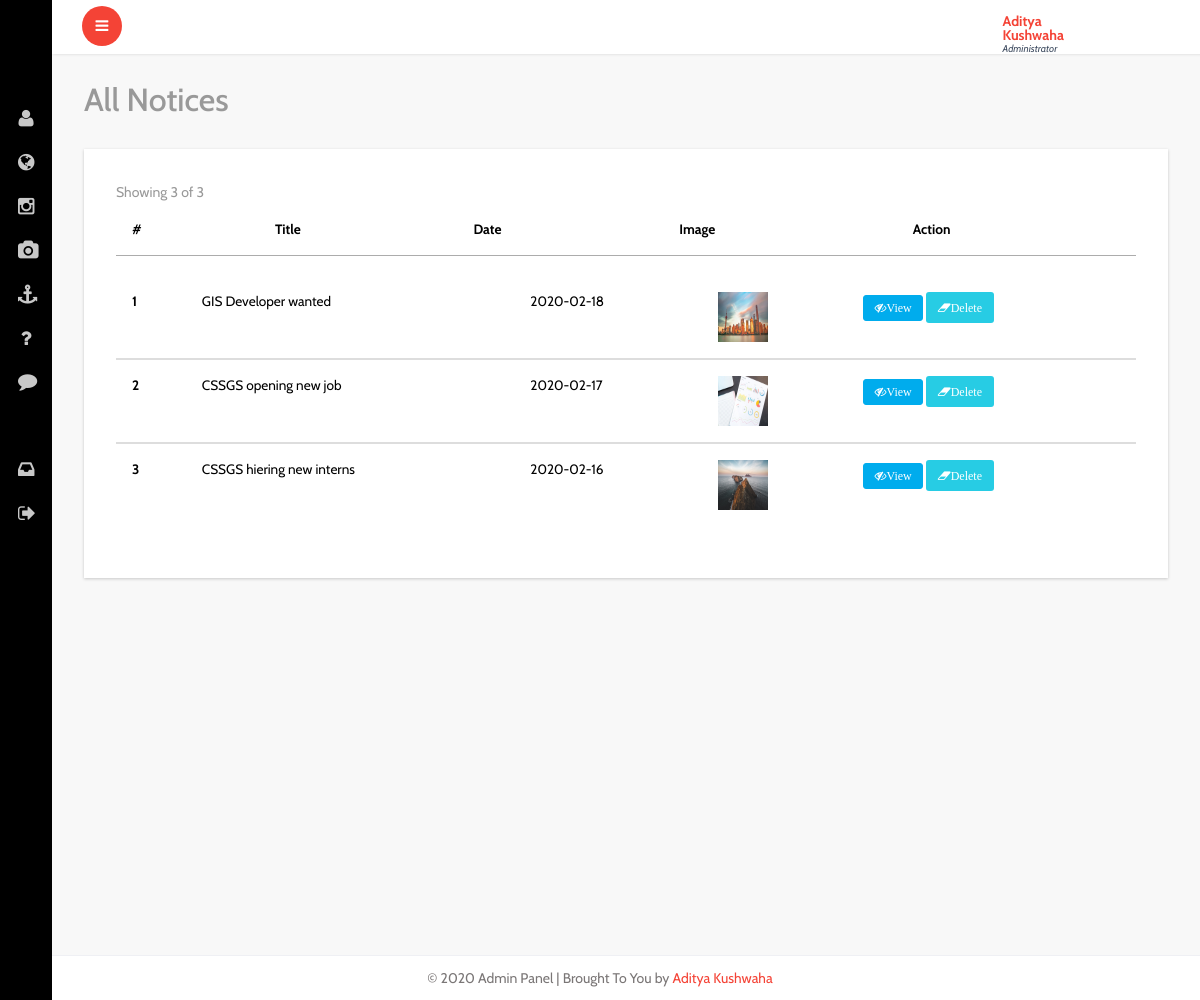
Page /admin/all-notices.php (signed in) on the committed database.
### tables this page shows
CREATE TABLE `notice` (
  `id` int(70) NOT NULL,
  `notice_title` varchar(200) NOT NULL,
  `notice_detail` varchar(5000) NOT NULL,
  `notice_link` varchar(500) DEFAULT NULL,
  `file` varchar(150) NOT NULL,
  `date` date NOT NULL
);

CREATE TABLE `settings` (
  `id` int(11) NOT NULL,
  `site_name` varchar(45) NOT NULL,
  `site_title` varchar(60) NOT NULL,
  `email` varchar(60) NOT NULL,
  `site_desc` varchar(350) NOT NULL,
  `site_keyword` varchar(250) NOT NULL,
  `google_code` varchar(1000) NOT NULL,
  `street` varchar(100) NOT NULL,
  `city` varchar(60) NOT NULL,
  `country` varchar(50) NOT NULL,
  `phone` varchar(15) NOT NULL,
  `facebook` varchar(45) NOT NULL,
  `twitter` varchar(34) NOT NULL,
  `linkedin` varchar(45) NOT NULL,
  `status` varchar(25) NOT NULL
);

### idiorm.php (called while the page is built, shortened)
<?php
    class ORM implements ArrayAccess {
        protected static $_default_config = array(
            'connection_string' => 'sqlite::memory:',
            'id_column' => 'id',
            'id_column_overrides' => array(),
            'error_mode' => PDO::ERRMODE_EXCEPTION,
            'username' => null,
            'password' => null,
            'driver_options' => null,
            'identifier_quote_character' => null,
            'limit_clause_style' => null,
            'logging' => false,
            'logger' => null,
            'caching' => false,
            'caching_auto_clear' => false,
            'return_result_sets' => false,
        );
        protected static $_config = array();
        protected static $_db = array();
        protected static $_last_statement = null;
        protected $_connection_name;
        protected $_table_name;
        protected $_values = array();
        protected $_result_columns = array('*');
        protected $_join_sources = array();
        protected $_order_by = array();
        protected $_group_by = array();
        public static function configure($key, $value = null, $connection_name = self::DEFAULT_CONNECTION) {
            if (is_array($key)) {
                foreach ($key as $conf_key => $conf_value) {
                    self::configure($conf_key, $conf_value, $connection_name);
                }
            } else {
                if (is_null($value)) {
                    $value = $key;
                    $key = 'connection_string';
                }
                self::$_config[$connection_name][$key] = $value;
            }
        }
        public static function for_table($table_name, $connection_name = self::DEFAULT_CONNECTION) {
            return new self($table_name, array(), $connection_name);
        }
        protected static function _setup_db_config($connection_name) {
            if (!array_key_exists($connection_name, self::$_config)) {
                self::$_config[$connection_name] = self::$_default_config;
            }
        }
        public static function set_db($db, $connection_name = self::DEFAULT_CONNECTION) {
            self::$_db[$connection_name] = $db;
        }
        protected static function _setup_identifier_quote_character($connection_name) {
            if (is_null(self::$_config[$connection_name]['identifier_quote_character'])) {
                self::$_config[$connection_name]['identifier_quote_character'] =
                    self::_detect_identifier_quote_character($connection_name);
            }
        }
        public static function _setup_limit_clause_style($connection_name) {
            if (is_null(self::$_config[$connection_name]['limit_clause_style'])) {
                self::$_config[$connection_name]['limit_clause_style'] =
                    self::_detect_limit_clause_style($connection_name);
            }
        }
        protected static function _detect_identifier_quote_character($connection_name) {
            switch(self::get_db($connection_name)->getAttribute(PDO::ATTR_DRIVER_NAME)) {
                case 'mysql':
                case 'sqlite':
                case 'sqlite2':
                default:
                    return '`';
            }
        }
        protected static function _detect_limit_clause_style($connection_name) {
            switch(self::get_db($connection_name)->getAttribute(PDO::ATTR_DRIVER_NAME)) {
                default:
                    return ORM::LIMIT_STYLE_LIMIT;
            }
        }
        public static function get_db($connection_name = self::DEFAULT_CONNECTION) {
            return self::$_db[$connection_name];
        }
        public static function get_last_statement() {
            return self::$_last_statement;
        }
        protected static function _execute($query, $parameters = array(), $connection_name = self::DEFAULT_CONNECTION) {
            $statement = self::get_db($connection_name)->prepare($query);
            self::$_last_statement = $statement;
            $time = microtime(true);
            $q = $statement->execute();
            return $q;
        }
        protected static function _log_query($query, $parameters, $connection_name, $query_time) {
            if (!self::$_config[$connection_name]['logging']) {
                return false;
            }
            return true;
        }
        protected function __construct($table_name, $data = array(), $connection_name = self::DEFAULT_CONNECTION) {
            $this->_table_name = $table_name;
            $this->_connection_name = $connection_name;
        }
        public function find_array() {
            return $this->_run();
        }
        protected function _build_select() {
            return $this->_join_if_not_empty(" ", array(
                $this->_build_select_start(),
                $this->_build_join(),
                $this->_build_where(),
                $this->_build_group_by(),
                $this->_build_having(),
                $this->_build_order_by(),
                $this->_build_limit(),
                $this->_build_offset(),
            ));
        }
        protected function _build_select_start() {
            $fragment = 'SELECT ';
            $result_columns = join(', ', $this->_result_columns);
            $fragment .= "{$result_columns} FROM " . $this->_quote_identifier($this->_table_name);
            return $fragment;
        }
        protected function _build_join() {
            if (count($this->_join_sources) === 0) {
                return '';
            }
            return join(" ", $this->_join_sources);
        }
        protected function _build_where() {
            return $this->_build_conditions('where');
        }
        protected function _build_having() {
            return $this->_build_conditions('having');
        }
        protected function _build_group_by() {
            if (count($this->_group_by) === 0) {
                return '';
            }
            return "GROUP BY " . join(", ", $this->_group_by);
        }
        protected function _build_conditions($type) {
            $conditions_class_property_name = "_{$type}_conditions";
            if (count($this->$conditions_class_property_name) === 0) {
                return '';
            }
            $conditions = array();
            return strtoupper($type) . " " . join(" AND ", $conditions);
        }
        protected function _build_order_by() {
            if (count($this->_order_by) === 0) {
                return '';
            }
            return "ORDER BY " . join(", ", $this->_order_by);
        }
        protected function _build_limit() {
            $fragment = '';
            return $fragment;
        }
        protected function _build_offset() {
            return '';
        }
        protected function _join_if_not_empty($glue, $pieces) {
            $filtered_pieces = array();
            foreach ($pieces as $piece) {
                if (is_string($piece)) {
                    $piece = trim($piece);
                }
                if (!empty($piece)) {
                    $filtered_pieces[] = $piece;
                }
            }
            return join($glue, $filtered_pieces);
        }
        protected function _quote_one_identifier($identifier) {
            $parts = explode('.', $identifier);
            $parts = array_map(array($this, '_quote_identifier_part'), $parts);
            return join('.', $parts);
        }
        protected function _quote_identifier($identifier) {
            if (is_array($identifier)) {
                $result = array_map(array($this, '_quote_one_identifier'), $identifier);
                return join(', ', $result);
            } else {
                return $this->_quote_one_identifier($identifier);
            }
        }
        protected function _quote_identifier_part($part) {
            $quote_character = self::$_config[$this->_connection_name]['identifier_quote_character'];
            return $quote_character .
                   str_replace($quote_character,
                               $quote_character . $quote_character,
                               $part
                   ) . $quote_character;
        }
        protected function _run() {
            $query = $this->_build_select();
            $caching_enabled = self::$_config[$this->_connection_name]['caching'];
            self::_execute($query, $this->_values, $this->_connection_name);
            $statement = self::get_last_statement();
            $rows = array();
            while ($row = $statement->fetch(PDO::FETCH_ASSOC)) {
                $rows[] = $row;
            }
            $this->_values = array();
            $this->_result_columns = array('*');
            return $rows;
        }
        public function __call($name, $arguments)
        {
            $method = strtolower(preg_replace('/([a-z])([A-Z])/', '$1_$2', $name));
            if (method_exists($this, $method)) {
                return call_user_func_array(array($this, $method), $arguments);
            } else {
                throw new IdiormMethodMissingException("Method $name() does not exist in class " . get_class($this));
            }
        }
    }

### admin/all-notices.php (the view, shortened to what this page needs)
<?php include "header.php"; ?>
<div id="page-wrapper">
	<div class="graphs">
		<h3 class="blank1">All Notices</h3>
		<div class="xs tabls">
			<div class="panel-body1">
				<table class="table">
					<thead>
						<tr>
							<th>#</th>
							<th>Title</th>
							<th>Date</th>
							<th>Image</th>
							<th>Action</th>
						</tr>
					</thead>
					<tbody>
						<?php
						$tbl_name = "notice";
						$get_posts_tbl = ORM::for_table("$tbl_name")
							->find_array();
						$total_pages = count($get_posts_tbl);
						$limit = 10;
						$page = $_GET['page'];
						if ($page)
							$start = ($page - 1) * $limit;
						else
							$start = 0;
						$result = $db->prepare("SELECT * FROM notice  ORDER BY id DESC LIMIT $start, $limit");
						$result->execute();
						$next = $page + 1;
						$lastpage = ceil($total_pages / $limit);
						?>
						<span class="text-muted m-r-sm">Showing
							<?php if ($lastpage == $next - 1) : ?>
								<?= $total_pages ?>
							<?php else : ?>
								<?= $page * $limit ?>
							<?php endif; ?>
							of <?= $total_pages ?>
						</span>
			</div>
		</div>
		<table class="table">
			<?php
			for ($i = 1; $row = $result->fetch(); $i++) {
			?>
				<tr>
					<th scope="row"><?php echo $i; ?></th>
					<td><?php echo $row['notice_title']; ?></td>
					<td><?php echo $row['date']; ?></td>
					<td><img src="../uploads/notice/<?php echo $row['file']; ?>" alt="" class="img-responsive" style=" height:50px; width:50px;"></td>
					<td>
						<a href="../notice-detail.php?id=<?= $row['id'] ?>" target="_blank" class="fa fa-eye-slash btn btn-xs btn-primary">View</a>
						<a href="delete-notice.php?id=<?= $row['id'] ?>" class="fa fa-eraser btn btn-xs btn-success warning_4 delbtn">Delete</a>
					</td>
				</tr>
			<?php } ?>
		</table>
	</div>
</div>
</div>
<?php include "footer.php"; ?>

### admin/footer.php (shortened to what this page needs)
<footer>
   <?php
   $result = $db->prepare("SELECT * FROM settings");
   $result->execute();
   for ($i = 0; $row = $result->fetch(); $i++) {
   ?>
      <p>&copy; 2020 Admin Panel | Brought To You by <a href="https://kaditya97.com.np" target="_blank">Aditya Kushwaha</a></p>
   <?php } ?>
</footer>
</section>
</body>
</html>

### rows in the picture
notice: notice_title "GIS Developer wanted", date "2020-02-18", file (picture)
notice: notice_title "CSSGS opening new job", date "2020-02-17", file (picture)
notice: notice_title "CSSGS hiering new interns", date "2020-02-16", file (picture)

### other values in the picture
$_SESSION['SESS_FIRST_NAME'] "Aditya Kushwaha"
$total_pages "3"
